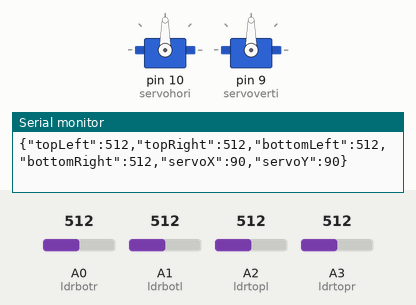
Simulated run of this sketch. Board: Arduino Uno, built with avr-gcc and run on an emulated ATmega328P. Parts: 2 × servo, the last lines printed to the serial monitor. The test bench sets the inputs (shaded band); at power-on: A0 (ldrbotr) = 512, A3 (ldrtopr) = 512, A1 (ldrbotl) = 512, A2 (ldrtopl) = 512.

Above: at 1.7 s.
1.8 s: A0 (ldrbotr) set to 528
At 2.94 s:
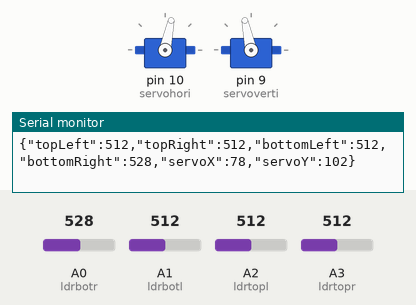
4.8 s: A3 (ldrtopr) set to 528
At 5.0 s:
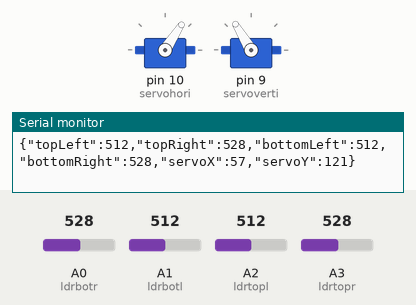
7.8 s: A1 (ldrbotl) set to 525
At 7.98 s:
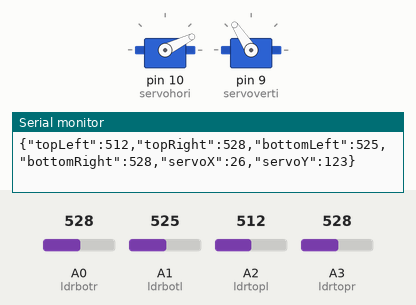
10.8 s: A3 (ldrtopr) set to 30
At 11.04 s:
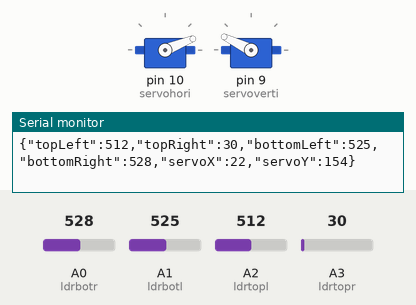
13.8 s: A1 (ldrbotl) set to 10
At 13.97 s:
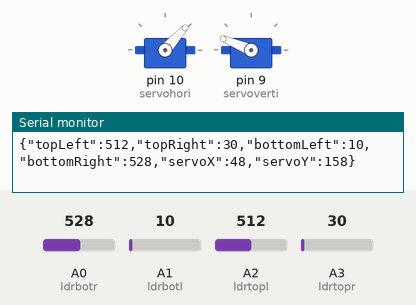
16.8 s: A2 (ldrtopl) set to 716
At 18.51 s:
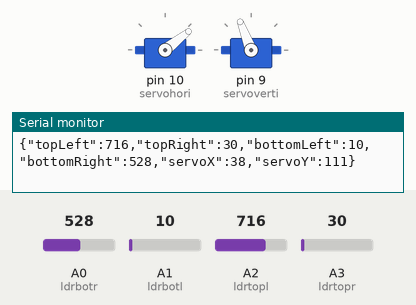
Timing chart, 0 to 23.1 s (numbered marks = the images above; inputs shaded):
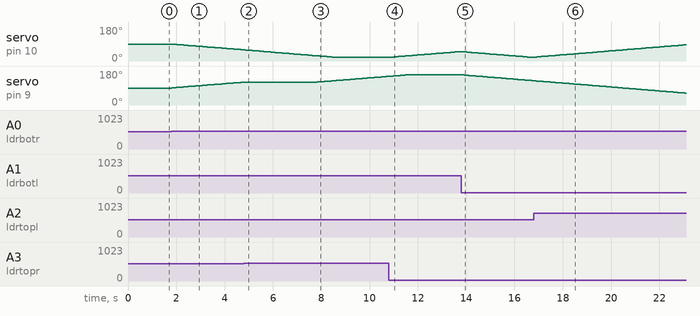

Measured:
- the behaviour switches between 513 and 514 on A0 (ldrbotr) (found by bisection; images 0 and 1)
- the behaviour switches between 527 and 528 on A3 (ldrtopr) (found by bisection; images 1 and 2)
- the behaviour switches between 513 and 514 on A1 (ldrbotl) (found by bisection; images 2 and 3)
- after the input at 1.8 s, servo on pin 10 (servohori): moves from 90° to 59° over 3.0 s, starting at once; servo on pin 9 (servoverti): moves from 90° to 121° over 3.0 s, starting at once
- after the input at 4.8 s, servo on pin 9 (servoverti): stays 121° (without the input it goes to 122° after 0.06 s)
- after the input at 7.8 s, servo on pin 9 (servoverti): moves from 121° to 152° over 3.0 s, starting at once
- after the input at 10.8 s, servo on pin 10 (servohori): moves from 20° to 50° over 2.8 s, starting after 0.10 s
- after the input at 13.8 s, servo on pin 9 (servoverti): moves from 160° to 129° over 2.9 s, starting at once
- after the input at 16.8 s, servo on pin 10 (servohori): moves from 20° to 86° over 6.2 s, starting at once

The sketch:

sketch_aug1a.ino
```cpp
//Technical Tamizha
//Procreativehub.com
//Dual-Axis-Solar-Tracker

#include <Servo.h>

// Defining Servos
Servo servohori;
int servoh = 90;
int servohLimitHigh = 160;
int servohLimitLow = 20;

Servo servoverti;
int servov = 90;
int servovLimitHigh = 160;
int servovLimitLow = 20;

// Assigning LDRs
int ldrtopl = A2; // top left LDR
int ldrtopr = A3; // top right LDR
int ldrbotl = A1; // bottom left LDR
int ldrbotr = A0; // bottom right LDR

void setup()
{
  Serial.begin(9600);   // <-- Added

  servohori.attach(10);
  servohori.write(90);

  servoverti.attach(9);
  servoverti.write(90);

  delay(500);
}

void loop()
{
  servoh = servohori.read();
  servov = servoverti.read();

  // Read LDR values
  int topl = analogRead(ldrtopl);
  int topr = analogRead(ldrtopr);
  int botl = analogRead(ldrbotl);
  int botr = analogRead(ldrbotr);

  // Calculate averages
  int avgtop = (topl + topr) / 2;
  int avgbot = (botl + botr) / 2;
  int avgleft = (topl + botl) / 2;
  int avgright = (topr + botr) / 2;

  // Vertical Servo
  if (avgtop < avgbot)
  {
    servov++;
    if (servov > servovLimitHigh)
      servov = servovLimitHigh;

    servoverti.write(servov);
    delay(10);
  }
  else if (avgbot < avgtop)
  {
    servov--;
    if (servov < servovLimitLow)
      servov = servovLimitLow;

    servoverti.write(servov);
    delay(10);
  }

  // Horizontal Servo
  if (avgleft > avgright)
  {
    servoh++;
    if (servoh > servohLimitHigh)
      servoh = servohLimitHigh;

    servohori.write(servoh);
    delay(10);
  }
  else if (avgright > avgleft)
  {
    servoh--;
    if (servoh < servohLimitLow)
      servoh = servohLimitLow;

    servohori.write(servoh);
    delay(10);
  }

  // -------- JSON TELEMETRY --------
  Serial.print("{");
  Serial.print("\"topLeft\":");
  Serial.print(topl);

  Serial.print(",\"topRight\":");
  Serial.print(topr);

  Serial.print(",\"bottomLeft\":");
  Serial.print(botl);

  Serial.print(",\"bottomRight\":");
  Serial.print(botr);

  Serial.print(",\"servoX\":");
  Serial.print(servoh);

  Serial.print(",\"servoY\":");
  Serial.print(servov);

  Serial.println("}");

  delay(50);
}
```
